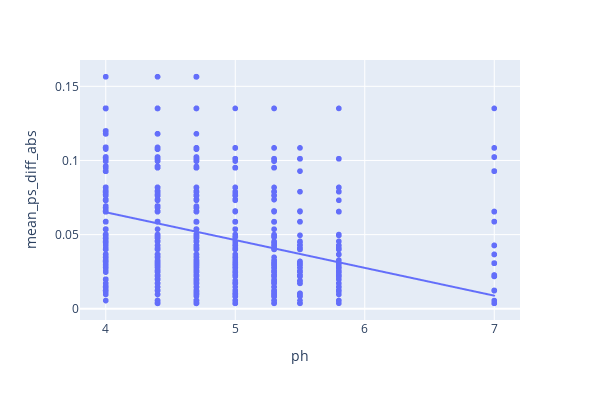

Notebook code cell kept with this figure:
### Code cell
fig, res = get_scatter(temp_meta, 'ph', 'mean_ps_diff_abs')

### Figure 1 — Plotly figure (JSON) as saved in the notebook; plotly's stock layout.template omitted (floating-point values rounded to 4 significant figures; data arrays with more than 128 entries replaced by an {"elided": "..."} marker saying what was removed)
{"data": [{"hovertemplate": "ph=%{x}<br>mean_ps_diff_abs=%{y}<extra></extra>", "legendgroup": "", "marker": {"color": "#636efa", "symbol": "circle"}, "mode": "markers", "name": "", "showlegend": false, "type": "scattergl", "x": {"elided": "3126 float values"}, "xaxis": "x", "y": {"elided": "3126 float values"}, "yaxis": "y"}, {"hovertemplate": "<b>OLS trendline</b><br>mean_ps_diff_abs = -0.018754 * ph + 0.140089<br>R<sup>2</sup>=0.137832<br><br>ph=%{x}<br>mean_ps_diff_abs=%{y} <b>(trend)</b><extra></extra>", "legendgroup": "", "marker": {"color": "#636efa", "symbol": "circle"}, "mode": "lines", "name": "", "showlegend": false, "type": "scattergl", "x": {"elided": "3027 float values"}, "xaxis": "x", "y": {"elided": "3027 float values"}, "yaxis": "y"}], "layout": {"height": 400, "legend": {"tracegroupgap": 0}, "margin": {"t": 60}, "width": 600, "xaxis": {"anchor": "y", "domain": [0, 1], "title": {"text": "ph"}}, "yaxis": {"anchor": "x", "domain": [0, 1], "title": {"text": "mean_ps_diff_abs"}}}}
